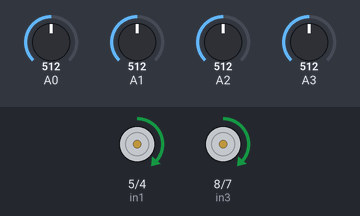
This sketch was run on a simulated Arduino Uno, built with avr-gcc and run on an emulated ATmega328P. Shown: motor-driver pin pairs drawn as motors (green arrow = first pin HIGH = forward, orange = second pin HIGH = backward, longer = more drive, scaled by the enable pin). The test bench sets the inputs (shaded band); at power-on: A2 = 512, A1 = 512, A3 = 512, A0 = 512. What the sketch prints to the serial monitor is not drawn.

Above: at 2.2 s.
2.3 s: A2 set to 788
3.8 s: A2 set to 808
At 4.2 s:
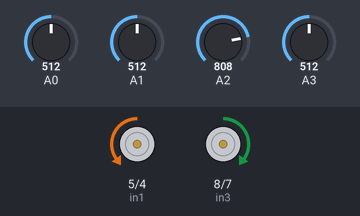
5.3 s: A1 set to 781
6.8 s: A1 set to 808
At 7.9 s:
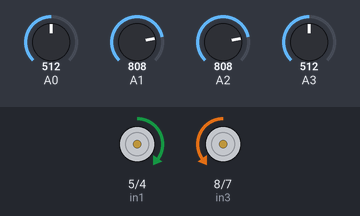
8.3 s: A3 set to 791
9.8 s: A3 set to 812
At 10.2 s:
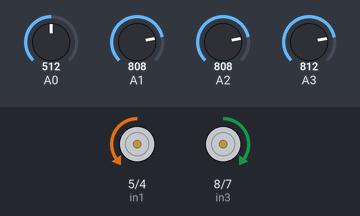
Timing chart, 0 to 12.3 s (numbered marks = the images above; inputs shaded):
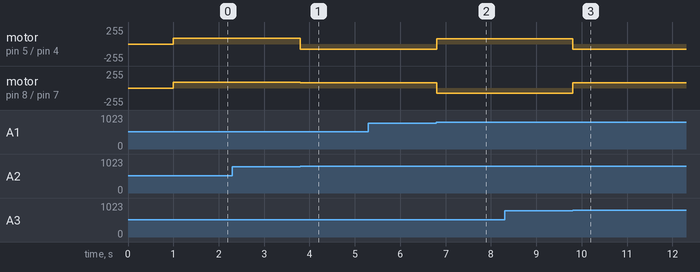

Measured:
- the behaviour switches between 799 and 800 on A2 (found by bisection; images 0 and 1)
- the behaviour switches between 799 and 800 on A1 (found by bisection; images 1 and 2)
- the behaviour switches between 799 and 800 on A3 (found by bisection; images 2 and 3)
- after the input at 2.3 s, every drawn part: stays the same
- after the input at 3.8 s, motor on pin 5 (in1) / pin 4 (in2): forward 85/255 → backward 80/255 at once; motor on pin 8 (in3) / pin 7 (in4): forward 85/255 → forward 80/255 at once
- after the input at 5.3 s, every drawn part: stays the same
- after the input at 6.8 s, motor on pin 5 (in1) / pin 4 (in2): backward 80/255 → forward 80/255 at once; motor on pin 8 (in3) / pin 7 (in4): forward 80/255 → backward 80/255 at once
- after the input at 8.3 s, every drawn part: stays the same
- after the input at 9.8 s, motor on pin 5 (in1) / pin 4 (in2): forward 80/255 → backward 80/255 at once; motor on pin 8 (in3) / pin 7 (in4): backward 80/255 → forward 80/255 at once

The sketch:

NO_PID_FINAL____.ino
```cpp
#include <RedBot.h>

int right_c = 0;
int center = 0;
int left_c = 0;
int left_m = 0;

void right();
void Stop ();
void left();
void forward();
void back();
void left_rev_m();

void turn_obs(int distance);

//Straight Line Speed [0 --> 255]
int baseSpeedValue = 70;
//Max Speed [0 --> 255]
int maxSpeed = 85;
//Max reverse Speed [0 --> -255]
int reverseSpeed = -165;

RedBotSensor left_sen = RedBotSensor(A0);

RedBotSensor left_sen_c = RedBotSensor(A1);
RedBotSensor center_sen = RedBotSensor(A2);
RedBotSensor right_sen_c = RedBotSensor(A3);


#define en2 9
#define in3 8
#define in4 7
//motor b
#define en1 3
#define in1 5
#define in2 4
int lineStandard = 800;

float Kp = 0.095;
float Ki = 0;
float Kd = 0;
int lastError = 0;

void setup() {
  // put your setup code here, to run once:
  Serial.begin(9600);
  pinMode(in1, OUTPUT);
  pinMode(in2, OUTPUT);
  pinMode(in3, OUTPUT);
  pinMode(in4, OUTPUT);
  pinMode(en1, OUTPUT);
  pinMode(en2, OUTPUT);
  Serial.println("IR Sensor Readings:: ");
  delay(1000);

}

void loop() {
  // put your main code here, to run repeatedly:
  if(left_sen_c.read() < lineStandard && right_sen_c.read() < lineStandard && center_sen.read() < lineStandard)
  {//right
    center = 1;
    right_c = 1;
    left_c = 1;
    forward();
  }
  else if(left_sen_c.read() < lineStandard && center_sen.read() < lineStandard)
  {//right
    center = 1;
    right_c = 0;
    left_c = 1;
    right();
  }
  else if(right_sen_c.read() < lineStandard && center_sen.read() < lineStandard)
  {//right
    center = 1;
    right_c = 1;
    left_c = 0;
    left();
  }


  else if(left_sen_c.read() < lineStandard)
  {//right
    center = 0;
    right_c = 0;
    left_c = 1;
    right_rev();
  }
  else if(right_sen_c.read() < lineStandard)
  {//left
    center = 0;
    right_c = 1;
    left_c = 0;
    left_rev();
  }

  else if(center_sen.read() < lineStandard)
  {//right
    center = 1;
    right_c = 0;
    left_c = 0;
    forward();

  }
  else if(left_sen.read() < lineStandard)
  {//right
    center = 0;
    right_c = 0;
    left_c = 0;
    left_m = 1;
    right_rev();
  }
  //data_sheet
  // if the line is under the right sensor, adjust relative speeds to turn to the right
  // if(right_sen.read() < lineStandard)
  // {//left
  // right_m = 1;
  // }
  //data_sheet
  // if the line is under the left sensor, adjust relative speeds to turn to the left
  // if(left_sen.read() < lineStandard)
  // {//right
  // left_m = 1;
  // }
  // int num_of_sensors_on = right_m + right_c + center + left_c + left_m;
  int num_of_sensors_on = right_c + center + left_c;
  int error = (center*0 + right_c *1000  + left_c*(-1000))/num_of_sensors_on;
    // PID_control(error);
  delay(0);  // add a delay to decrease sensitivity.


}
void PID_control(int error){
  int P = error;
  int I = error + I;
  int D = error - lastError;
  lastError = error;

  int motorSpeedChange = P * Kp + I * Ki + D * Kd;
  int motorSpeedA = baseSpeedValue + motorSpeedChange;
  int motorSpeedB = baseSpeedValue - motorSpeedChange;
  if (motorSpeedA > maxSpeed){
    motorSpeedA = maxSpeed;
  }
  if (motorSpeedB > maxSpeed){
    motorSpeedB = maxSpeed;
  }
  if (motorSpeedA < reverseSpeed){
    motorSpeedA = reverseSpeed;
  }
  if (motorSpeedB < reverseSpeed){
    motorSpeedB = reverseSpeed;
  }
  forward_movement(motorSpeedA, motorSpeedB);
}

void forward_movement(int speedA, int speedB){
if (speedA < 0){ //If we want to reverse
  speedA = 0 - speedA;
  digitalWrite(in1, LOW);
  digitalWrite(in2, HIGH);
}
else{
  digitalWrite(in1, HIGH);
  digitalWrite(in2, LOW);
}

if (speedB < 0){//If we want to reverse
  speedB = 0 - speedB;
  digitalWrite(in3, LOW);
  digitalWrite(in4, HIGH);
}
else{
  digitalWrite(in3, HIGH);
  digitalWrite(in4, LOW);
}

  analogWrite(en1, speedA);

  analogWrite(en2, speedB);
  Serial.print("Speed A:");
  Serial.print(speedA);
  Serial.print("          SpeedB:");
  Serial.print(speedB);
  Serial.println();
}
void turn_obs(int distance){
  if(distance <= 10){
      digitalWrite(in1, HIGH);
      digitalWrite(in2, LOW);
      digitalWrite(in3, HIGH);
      digitalWrite(in4, LOW);
      analogWrite(en1, 80);
      analogWrite(en2, 200);
     delay(10000);
      digitalWrite(in1, HIGH);
      digitalWrite(in2, LOW);
      digitalWrite(in3, HIGH);
      digitalWrite(in4, LOW);
      analogWrite(en1, 200);
      analogWrite(en2, 80);
      delay(10000);
  }
}
void right_rev() {
  digitalWrite(in1, LOW);
  digitalWrite(in2, HIGH);
  digitalWrite(in3, HIGH);
  digitalWrite(in4, LOW);
  analogWrite(en1, 80);
  analogWrite(en2, 80);
  Serial.print("RIGHT");
}
void left_rev() {
  digitalWrite(in1, HIGH);
  digitalWrite(in2, LOW);
  digitalWrite(in3, LOW);
  digitalWrite(in4, HIGH);
  analogWrite(en1, 80);
  analogWrite(en2, 80);
  Serial.print("LEFT");
}
void forward() {
  digitalWrite(in1, HIGH);
  digitalWrite(in2, LOW);
  digitalWrite(in3, HIGH);
  digitalWrite(in4, LOW);
  analogWrite(en1, 85);
  analogWrite(en2, 85);
}
void right() {
  digitalWrite(in1, HIGH);
  digitalWrite(in2, LOW);
  digitalWrite(in3, HIGH);
  digitalWrite(in4, LOW);
  analogWrite(en1, 100);
  analogWrite(en2, 65);
  Serial.print("RIGHT");
}
void left() {
  digitalWrite(in1, HIGH);
  digitalWrite(in2, LOW);
  digitalWrite(in3, HIGH);
  digitalWrite(in4, LOW);
  analogWrite(en1, 65);
  analogWrite(en2, 100);
  Serial.print("LEFT");
}

void left_rev_m() {
  digitalWrite(in1, HIGH);
  digitalWrite(in2, LOW);
  digitalWrite(in3, LOW);
  digitalWrite(in4, HIGH);
  analogWrite(en1, 80);
  analogWrite(en2, 150);
  Serial.print("LEFT");
}
```
